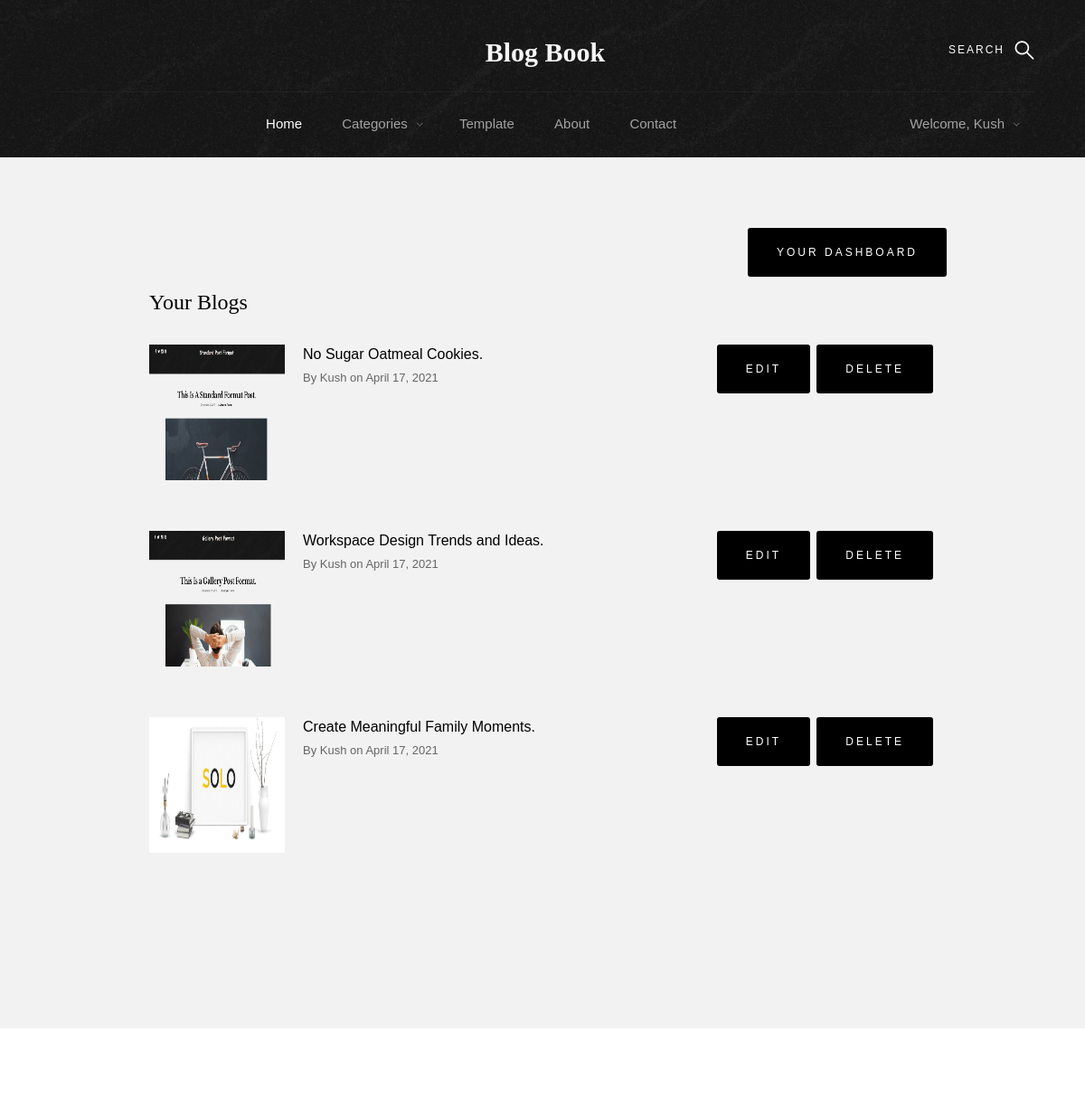
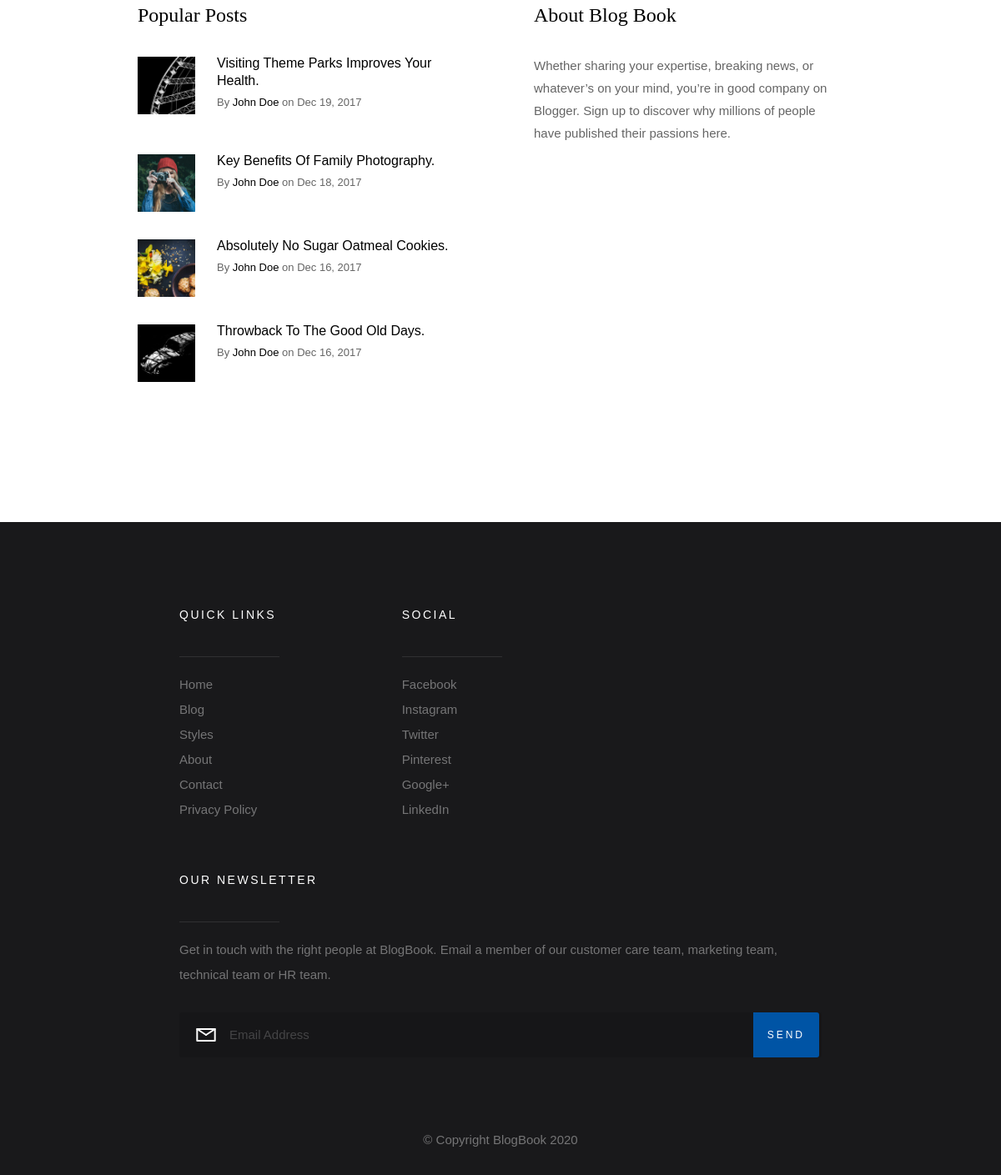
/userblogdetail (signed in), run on the app's committed database (2 pictures, top to bottom).
### polls/models.py (models this page shows, shortened)
class blogDetails(models.Model):
	blogTitle=models.CharField(max_length=200)
	blogCatagories=models.CharField(max_length=100)
	blogProfile=models.ImageField(upload_to="profiles",blank=True)
	blogAuthor=models.ForeignKey(User,on_delete=models.CASCADE,default=None)
	template=models.ForeignKey(blogTemplate,on_delete=models.CASCADE,default=None)
	blogDate=models.DateField(default=timezone.now)

class blogTemplate(models.Model):
	templatename=models.CharField(max_length=200)
	templateimg=models.ImageField(upload_to="profiles")

### polls/views.py (the view)
# urls.py: path("userblogdetail",views.userblogdetail,name="userblogdetail"),
def userblogdetail(request):
	by=request.user
	userblog=blogDetails.objects.filter(blogAuthor=by)
	return render(request,"dashboard/userblogdetails.html" ,{"userblog": userblog})

### templates/dashboard/userblogdetails.html (shortened to what this page needs)
{% load static %}
<!DOCTYPE html>
<html class="no-js" lang="en">
<head>
    <link rel="stylesheet" href="{% static 'css/base.css' %}">
    <link rel="stylesheet" href="{% static 'css/vendor.css' %}">
    <link rel="stylesheet" href="{% static 'css/main.css' %}">
</head>
<body id="top" class="top">
    {% include "main/header1.html" %}
    <section class="s-extra details_main">
        <div class="row top">
            <div style="float: right;">
                <button class="submit btn btn--primary" onclick="window.location.href='myaccount'">Your Dashboard</button>
            </div>
            <div class="col-eight md-six tab-full popular blogger_popular_content">
                <h3>Your Blogs</h3>
                <div class="block-1-2 block-m-full popular__posts">
                    {% for i in userblog %}
                    <article class="col-block popular__post">
                        <a href="{{ i.template.templatename }}?blogtitle={{ i.blogTitle }}" class="blogger_popular_thumb"  >
                            <img src="{{ i.template.templateimg.url }}" alt="">
                        </a>
                        <div class="blogger_popular_text">
                            <h5>{{ i.blogTitle }}</h5>
                            <section class="popular__meta">
                                    <span class="popular__author"><span>By</span> {{i.blogAuthor}}</span>
                                <span class="popular__date"><span>on</span> <time >{{ i.blogDate }}</time></span>
                            </section>
                        </div>
                        <div class="blogger_popular_button">
                            <button class="submit btn btn--primary" onclick="window.location.href='blog_edit?id={{ i.id }}'">Edit</button>
                            <button class="submit btn btn--primary"><a href="del/{{i.id}}" onclick="return confirm('Are you sure you want to delete this blog?')" style="color: #fff;">Delete </a> </button>
                        </div>
                    </article>
                    {% endfor %}
                </div>
            </div>
        </div>
    </section>
    {% include "main/footer.html" %}
</body>
</html>

### templates/main/header1.html (shortened to what this page needs)
{% load static %}
<!DOCTYPE html>
<html>
<head>
    <link rel="stylesheet" href="{% static 'css/base.css' %}">
    <link rel="stylesheet" href="{% static 'css/vendor.css' %}">
    <link rel="stylesheet" href="{% static 'css/main.css' %}">
</head>
<body>
    <div class="s-pageheader">
        <header class="header">
            <div class="header__content row">
                <div class="header__logo">
                    <a class="logo" href="home">
                        <span>Blog Book</span>
                    </a>
                </div>
                <ul class="header__social">
                </ul>
                <a class="header__search-trigger" href="#0"></a>
                <nav class="header__nav-wrap">
                    <ul class="header__nav">
                        <li class="current"><a href="home" title="">Home</a></li>
                        <li class="has-children">
                            <a href="#0" title="">Categories</a>
                        </li>
                        <li>
                            <a href="template" title="">Template</a>
                        </li>
                        <li><a href="about" title="">About</a></li>
                        <li><a href="contact" title="">Contact</a></li>
                        {% if user.is_authenticated %}
                            <li class="has-children" style="float: right;">
                            <a href="#" title="">Welcome, {{request.user}}</a>
                            </li>
                        {% else %}
                            <li><a href="signin" title="">Sign in</a></li>
                        {% endif %}
                    </ul>
                </nav>
            </div>
        </header>
    </div>
</body>
</html>

### templates/main/footer.html (shortened to what this page needs)
{% load static %}
<!DOCTYPE html>
<html>
<head>
    <link rel="stylesheet" href="{% static 'css/base.css' %}">
    <link rel="stylesheet" href="{% static 'css/vendor.css' %}">
    <link rel="stylesheet" href="{% static 'css/main.css' %}">
</head>
<body>
	<section class="s-extra">
        <div class="row top">
            <div class="col-eight md-six tab-full popular">
                <h3>Popular Posts</h3>
                <div class="block-1-2 block-m-full popular__posts">
                    <article class="col-block popular__post">
                        <a href="#0" class="popular__thumb">
                            <img src="{% static 'images/thumbs/small/wheel-150.jpg' %}" alt="">
                        </a>
                        <h5><a href="#0">Visiting Theme Parks Improves Your Health.</a></h5>
                        <section class="popular__meta">
                                <span class="popular__author"><span>By</span> <a href="#0"> John Doe</a></span>
                            <span class="popular__date"><span>on</span> <time datetime="2017-12-19">Dec 19, 2017</time></span>
                        </section>
                    </article>
                    <article class="col-block popular__post">
                        <a href="#0" class="popular__thumb">
                            <img src="{% static 'images/thumbs/small/shutterbug-150.jpg' %}" alt="">
                        </a>
                        <h5><a href="#0">Key Benefits Of Family Photography.</a></h5>
                        <section class="popular__meta">
                            <span class="popular__author"><span>By</span> <a href="#0"> John Doe</a></span>
                            <span class="popular__date"><span>on</span> <time datetime="2017-12-18">Dec 18, 2017</time></span>
                        </section>
                    </article>
                    <article class="col-block popular__post">
                        <a href="#0" class="popular__thumb">
                            <img src="{% static 'images/thumbs/small/cookies-150.jpg' %}" alt="">
                        </a>
                        <h5><a href="#0">Absolutely No Sugar Oatmeal Cookies.</a></h5>
                        <section class="popular__meta">
                                <span class="popular__author"><span>By</span> <a href="#0"> John Doe</a></span>
                            <span class="popular__date"><span>on</span> <time datetime="2017-12-16">Dec 16, 2017</time></span>
                        </section>
                    </article>
                    <article class="col-block popular__post">
                        <a href="#0" class="popular__thumb">
                            <img src="{% static 'images/thumbs/small/beetle-150.jpg' %}" alt="">
                        </a>
                        <h5><a href="#0">Throwback To The Good Old Days.</a></h5>
                        <section class="popular__meta">
                            <span class="popular__author"><span>By</span> <a href="#0"> John Doe</a></span>
                            <span class="popular__date"><span>on</span> <time datetime="2017-12-16">Dec 16, 2017</time></span>
                        </section>
                    </article>
                </div>
            </div>
            <div class="col-four md-six tab-full about">
                <h3>About Blog Book</h3>
                <p>
                Whether sharing your expertise, breaking news, or whatever’s on your mind, you’re in good company on Blogger. Sign up to discover why millions of people have published their passions here.
                </p>
                <ul class="about__social">
                </ul>
            </div>
        </div>
    </section>
    <footer class="s-footer">
        <div class="s-footer__main">
            <div class="row">
                <div class="col-two md-four mob-full s-footer__sitelinks">
                    <h4>Quick Links</h4>
                    <ul class="s-footer__linklist">
                        <li><a href="home">Home</a></li>
                        <li><a href="#0">Blog</a></li>
                        <li><a href="#0">Styles</a></li>
                        <li><a href="about">About</a></li>
                        <li><a href="contact">Contact</a></li>
                        <li><a href="#0">Privacy Policy</a></li>
                    </ul>
                </div>
                <div class="col-two md-four mob-full s-footer__social">
                    <h4>Social</h4>
                    <ul class="s-footer__linklist">
                        <li><a href="#0">Facebook</a></li>
                        <li><a href="https://www.instagram.com/weareblogbook/" target="_blank">Instagram</a></li>
                        <li><a href="#0">Twitter</a></li>
                        <li><a href="#0">Pinterest</a></li>
                        <li><a href="#0">Google+</a></li>
                        <li><a href="#0">LinkedIn</a></li>
                    </ul>
                </div>
                <div class="col-five md-full end s-footer__subscribe">
                    <h4>Our Newsletter</h4>
                    <p>Get in touch with the right people at BlogBook. Email a member of our customer care team, marketing team, technical team or HR team.</p>
                    <div class="subscribe-form">
                        <form id="mc-form" class="group" novalidate="true">
                            <input type="email" value="" name="EMAIL" class="email" id="mc-email" placeholder="Email Address" required="">
                            <input type="submit" name="subscribe" value="Send">
                        </form>
                    </div>
                </div>
            </div>
        </div>
        <div class="s-footer__bottom">
            <div class="row">
                <div class="col-full">
                    <div class="s-footer__copyright">
                        <span>© Copyright BlogBook 2020</span>
                    </div>
                </div>
            </div>
        </div>
    </footer>
</body>
</html>

### static/css/base.css (style rules this page uses)
html { font-family: sans-serif; line-height: 1.15; -ms-text-size-adjust: 100%; -webkit-text-size-adjust: 100%; }
body { margin: 0; }
article, aside, footer, header, nav, section { display: block; }
a { background-color: transparent; -webkit-text-decoration-skip: objects; }
img { border-style: none; }
button, input, optgroup, select, textarea { font-family: sans-serif; font-size: 100%; line-height: 1.15; margin: 0; }
button, input { overflow: visible; }
button, select { text-transform: none; }
button, html [type="button"], [type="reset"], [type="submit"] { -webkit-appearance: button; }
html { font-size: 62.5%; box-sizing: border-box; }
*, *::before, *::after { box-sizing: inherit; }
body { font-weight: normal; line-height: 1; word-wrap: break-word; text-rendering: optimizeLegibility; -webkit-overflow-scrolling: touch; -webkit-text-size-adjust: none; }
body, input, button { -moz-osx-font-smoothing: grayscale; -webkit-font-smoothing: antialiased; }
img, video { max-width: 100%; height: auto; }
div, dl, dt, dd, ul, ol, li, h1, h2, h3, h4, h5, h6, pre, form, p, blockquote, th, td { margin: 0; padding: 0; }
h1, h2, h3, h4, h5, h6 { -webkit-font-smoothing: auto; -webkit-font-smoothing: antialiased; -webkit-font-variant-ligatures: common-ligatures; -moz-font-variant-ligatures: common-ligatures; font-variant-ligatures: common-ligatures; text-rendering: optimizeLegibility; }
ol, ul { list-style: none; }
li { display: block; }
a { text-decoration: none; line-height: inherit; }
a img { border: none; }
input[type="email"], input[type="number"], input[type="search"], input[type="text"], input[type="tel"], input[type="url"], input[type="password"], textarea { -webkit-appearance: none; -moz-appearance: none; -ms-appearance: none; -o-appearance: none; appearance: none; }
.row { width: 94%; max-width: 1200px; margin: 0 auto; }
.row:after { content: ""; display: table; clear: both; }
[class*="col-"] { float: left; padding: 0 20px; }
[class*="col-"] + [class*="col-"].end { float: right; }
.col-two, .col-1-6 { width: 16.66667%; }
.col-four, .col-1-3 { width: 33.33333%; }
.col-five { width: 41.66667%; }
.col-eight, .col-2-3 { width: 66.66667%; }
.col-twelve, .col-full { width: 100%; }
@media only screen and (max-width: 1200px) { [class*="col-"] { padding: 0 15px; } }
@media only screen and (max-width: 1200px) { .md-four, .md-1-3 { width: 33.33333%; } }
@media only screen and (max-width: 1200px) { .md-six, .md-1-2 { width: 50%; } }
@media only screen and (max-width: 1200px) { .md-twelve, .md-full { width: 100%; } }
[class*="block-"]:after { content: ""; display: table; clear: both; }
.block-1-2 .col-block { width: 50%; }
.block-1-6 .col-block:nth-child(6n + 1), .block-1-5 .col-block:nth-child(5n + 1), .block-1-4 .col-block:nth-child(4n + 1), .block-1-3 .col-block:nth-child(3n + 1), .block-1-2 .col-block:nth-child(2n + 1) { clear: both; }
@media only screen and (max-width: 1200px) { .block-m-full .col-block { width: 100%; clear: both; } }
@media only screen and (max-width: 1200px) { [class*="block-m-"] .col-block:nth-child(n) { clear: none; } }
.group:after { content: ""; display: table; clear: both; }

### data on the page
blogDetails: template.templateimg (picture), blogTitle "No Sugar Oatmeal Cookies.", blogAuthor "Kush", blogDate "April 17, 2021"
blogDetails: template.templateimg (picture), blogTitle "Workspace Design Trends and Ideas.", blogAuthor "Kush", blogDate "April 17, 2021"
blogDetails: template.templateimg (picture), blogTitle "Create Meaningful Family Moments.", blogAuthor "Kush", blogDate "April 17, 2021"

### other printed values
{{ request.user }} "Kush"
